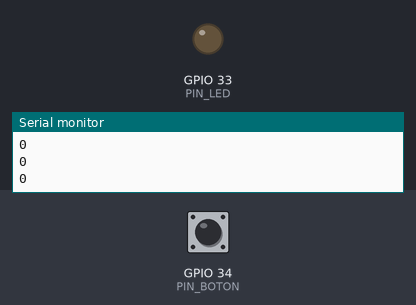
Recording of a sketch running on a simulated ESP32. Parts: output pins drawn as LEDs (lit = HIGH), the last lines printed to the serial monitor. The test bench sets the inputs (shaded band); at power-on: GPIO 34 (PIN_BOTON) LOW.

Above: at 1.2 s.
1.3 s: GPIO 34 (PIN_BOTON) pulled HIGH for 0.15 s
At 1.4 s:
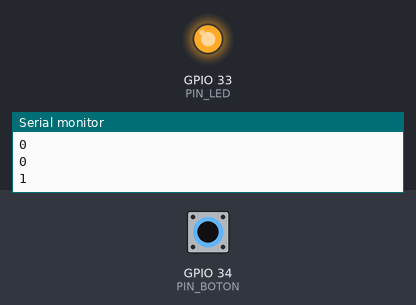
3.0 s: GPIO 34 (PIN_BOTON) pulled HIGH for 3.2 s
At 7.5 s:
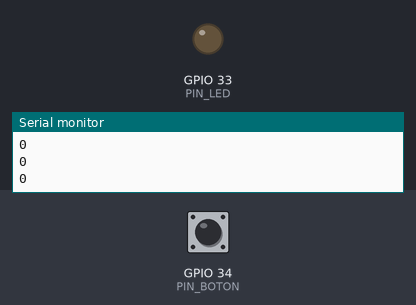
Timing chart, 0 to 9.0 s (numbered marks = the images above; inputs shaded):
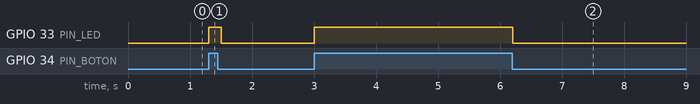

Measured:
- after the input at 1.3 s, GPIO 33 (PIN_LED): LOW → HIGH at once, → LOW 0.20 s later
- after the input at 3.0 s, GPIO 33 (PIN_LED): LOW → HIGH at once, → LOW 3.2 s later

The sketch:

BotonLed.ino
```cpp
// Programa que cuando presione el botón, el LED se encenderá

#define PIN_LED 33
#define PIN_BOTON 34

void setup() {
  // Configuración de los pines
  pinMode(PIN_LED, OUTPUT);
  pinMode(PIN_BOTON, INPUT);

  Serial.begin(115200);
}

void loop() {
  // Código para encender y apagar LED respecto a un botón
  bool estado_boton = digitalRead(PIN_BOTON);
  Serial.println(estado_boton);
  if (estado_boton){ // Si está presionado el botón
    digitalWrite(PIN_LED, HIGH);
  }
  else { // Si está apagado el botón
    digitalWrite(PIN_LED, LOW);
  }
  delay(100);
}
```
